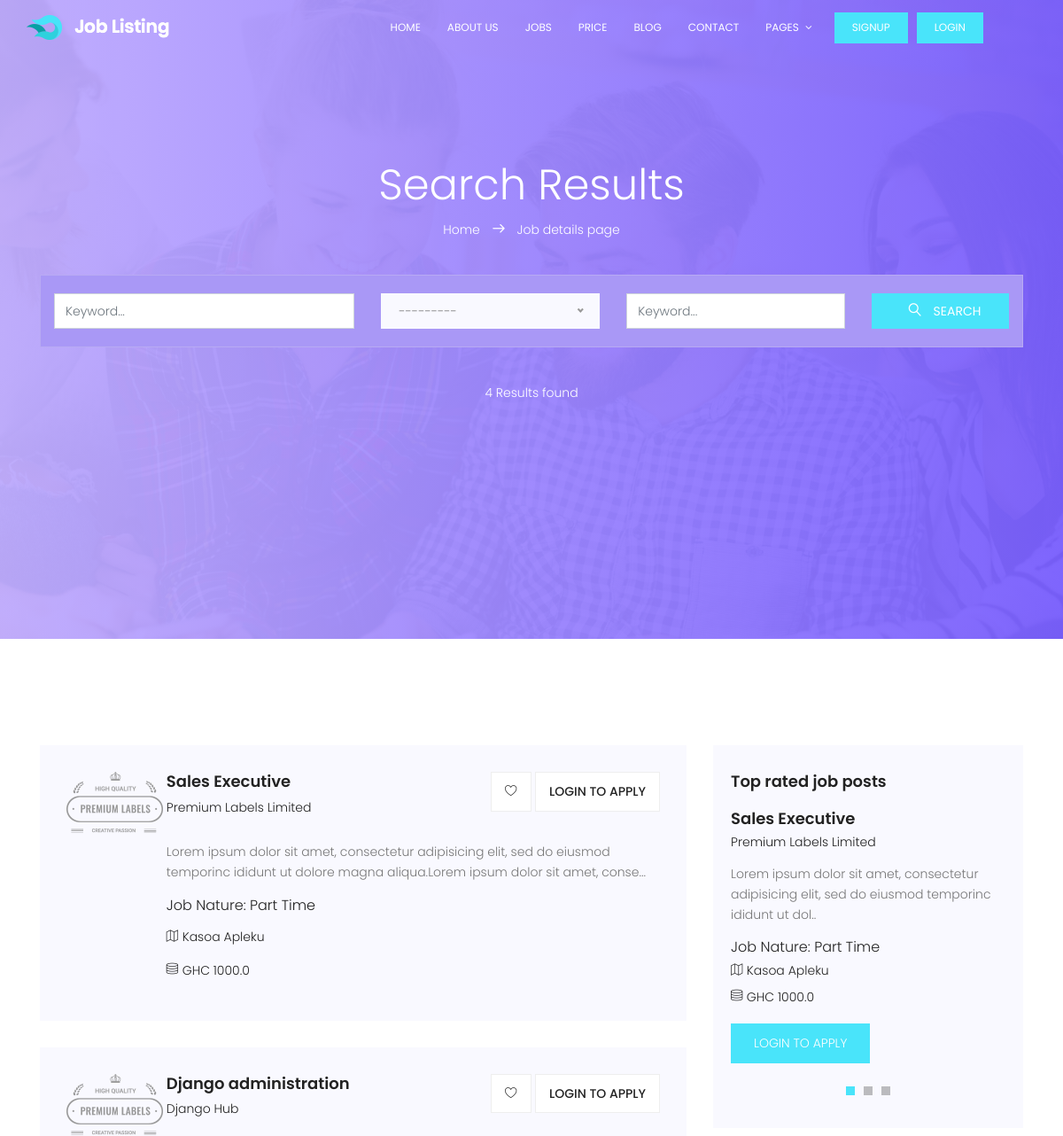
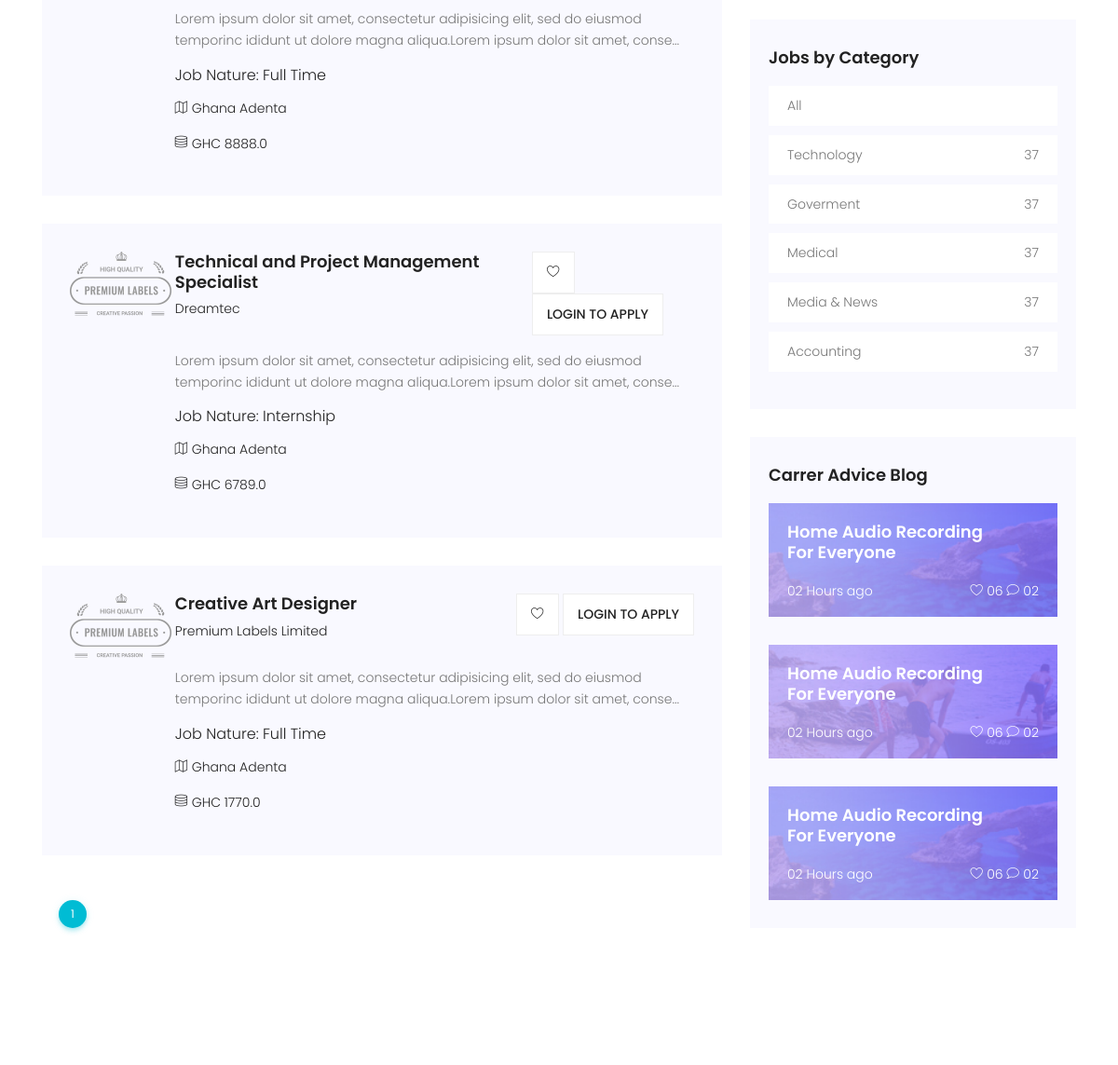
/jobs (upper part), run on an earlier commit of the app's database (2 pictures, top to bottom).
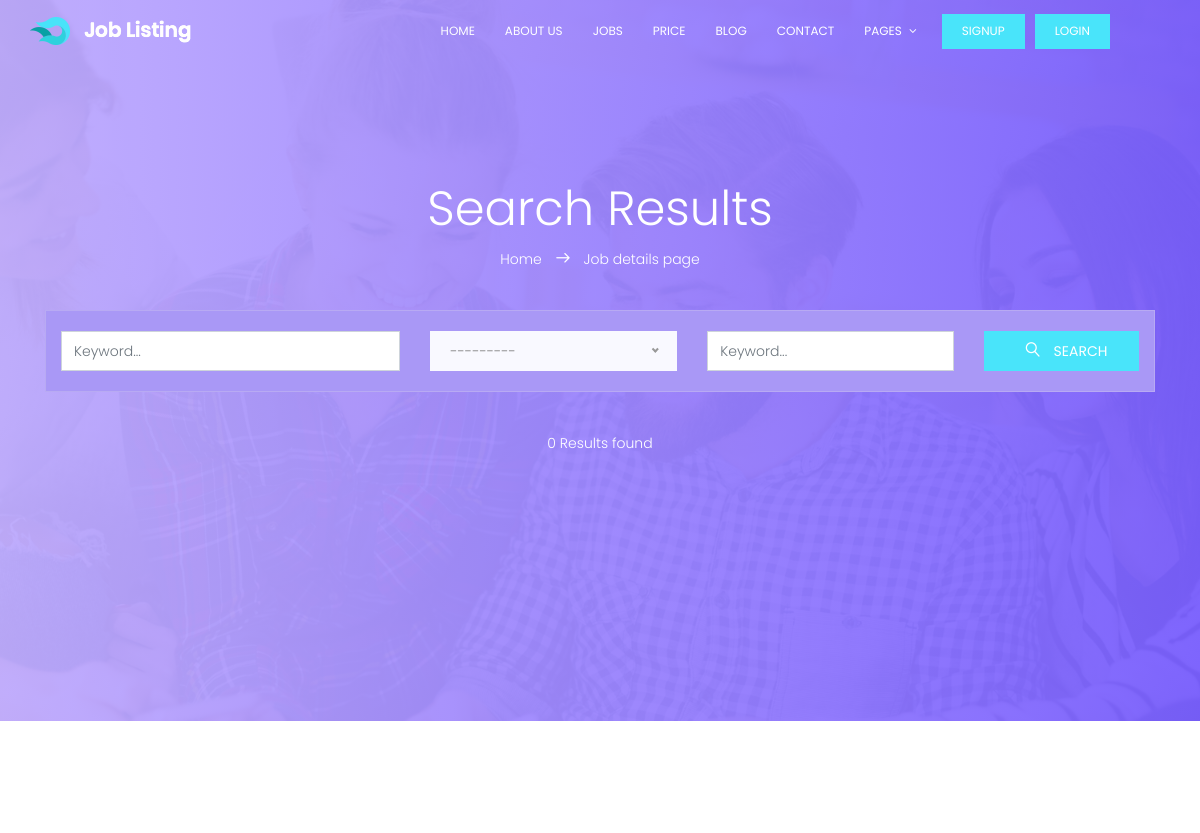
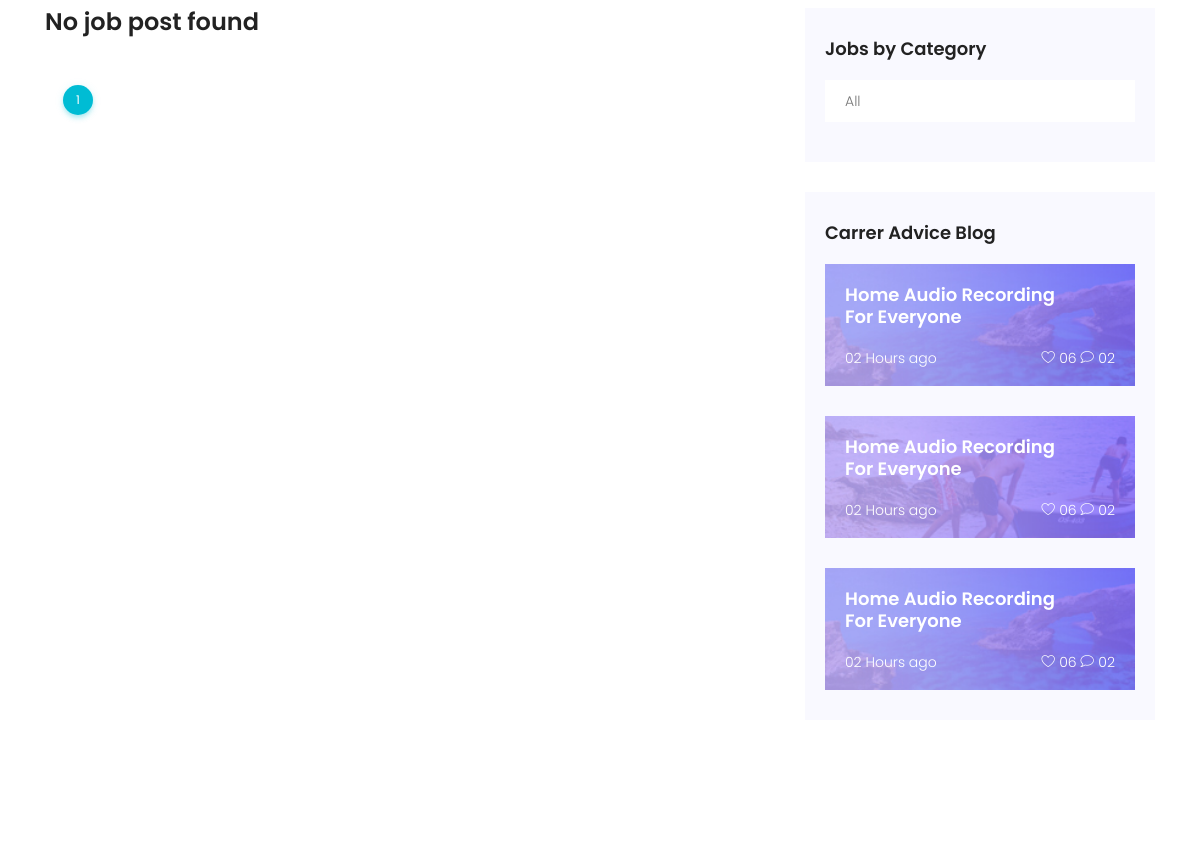
And on a later commit of the database (2 pictures, top to bottom).
### portal/models.py (models this page shows, shortened)
class Job(models.Model):
    company_name = models.CharField(max_length=200)
    job_title = models.CharField(max_length=200)
    company_email = models.EmailField(blank=True, null=True)
    thumbnail = models.ImageField(upload_to='jobs_img', blank=True, null=True)
    category = models.ForeignKey(
        Category, on_delete=models.CASCADE, default='Others')
    job_type = models.CharField(max_length=20, choices=_job_Type, default=1)
    description = RichTextField()
    location = models.CharField(max_length=150)
    salary = models.FloatField(blank=True, null=True)
    application_url = models.URLField(blank=True, null=True)
    slug = models.SlugField(blank=True, null=True)
    created = models.DateTimeField(auto_now_add=True)
    featured = models.BooleanField(default=False)
    approved = models.BooleanField(default=True)
    class Meta:
        ordering = ['-created']

class Category(models.Model):
    category = models.CharField(max_length=100)
    created = models.DateTimeField(auto_now_add=True)
    class Meta:
        verbose_name_plural = 'Categories'
        ordering = ['-id']
    def __str__(self):
        return self.category

### portal/views.py (the view)
# urls.py: path('jobs', jobs, name="jobs"),
def jobs(request):
    category = request.GET.get('category')
    if category == None:
        jobs = Job.objects.filter(approved=True).order_by('-created')
    else:
        jobs = Job.objects.filter(
            approved=True, category__category=category)
    filters = JobFilter(
        request.GET, queryset=Job.objects.filter(approved=True))
    jobs = filters.qs
    paginator = Paginator(jobs, 15)
    page_number = request.GET.get('page', 1)
    page_objects = paginator.get_page(page_number)
    context = {
        'jobs': jobs,
        'filters': filters,
        'page_objects': page_objects,
        'paginator': paginator
    }
    return render(request, 'portal/search.html', context)

### portal/context_processors.py (called while the page is built)
def Processors(request):
    jobs = Job.objects.filter(approved=True).order_by('-created')
    categories = Category.objects.all().order_by('-id')
    return {
        'categories': categories,
        'jobs':jobs
    }

### templates/portal/search.html (shortened to what the changed rows need)
{% extends 'base.html' %}
{% load static %}
{% block content %}
			<section class="banner-area relative" id="home">
				<div class="container">
					<div class="row search-page-top d-flex align-items-center justify-content-center">
						<div class="banner-content col-lg-12">
							<h1 class="text-white">
								Search Results
							</h1>
							<p class="text-white link-nav">
								<a href="{% url 'home' %}">Home </a> <span class="lnr lnr-arrow-right"></span> <a href="search.html"> Job details page</a>
							</p>
							<form action="" method="GET" class="serach-form-area">
								<div class="row justify-content-center form-wrap">
								</div>
							</form>
							<p class="text-white">{{paginator.count}} Results found</p>
						</div>
					</div>
				</div>
			</section>
			<section class="post-area section-gap">
				<div class="container">
					<div class="row justify-content-center d-flex">
						<div class="col-lg-8 post-list">
							{% for job in page_objects %}
							<div class="single-post d-flex flex-row">
								<div class="thumb">
									<img src="{% static 'img/post.png' %}" alt="">
								</div>
								<div class="details">
									<div class="title d-flex flex-row justify-content-between">
										<div class="titles">
											<a href="{% url 'detail' job.slug %}"><h4>{{job.job_title}}</h4></a>
											<h6>{{job.company_name}}</h6>
										</div>
										<ul class="btns">
											<li><a href="{% url 'detail' job.slug %}"><span class="lnr lnr-heart"></span></a></li>
											{% if request.user.is_authenticated %}
											<li><a href="{% url 'detail' job.slug %}">Apply</a></li>
											{% else %}
											<li><a href="">Login to apply</a></li>
											{% endif %}
										</ul>
									</div>
									<p>
									{{job.description|slice:":150"|safe}}...
									</p>
									<h5>Job Nature: {{job.job_type}}</h5>
									<p class="address"><span class="lnr lnr-map"></span> {{job.location}}</p>
									{% if job.salary %}
									<p class="address"><span class="lnr lnr-database"></span> GHC {{job.salary}}</p>
									{% endif %}
								</div>
							</div>
							{% empty %}
							<h3> No job post found </h4>
							{% endfor %}
							 <div class="container mt-5">
							 </div>
						</div>
						<div class="col-lg-4 sidebar">
							{% if jobs.count > 1 %}
							<div class="single-slidebar">
								<h4>Top rated job posts</h4>
								<div class="active-relatedjob-carusel">
								{% for job in jobs|slice:":4" %}
									{% if job.featured == True %}
										<div class="single-rated">
											<h4>{{job.job_title|title}}</h4>
											<h6>{{job.company_name}}</h6>
											<p>
											{{job.description|slice:":100"|safe}}..
											</p>
											<h5>Job Nature: {{job.job_type}}</h5>
											<p class="address"><span class="lnr lnr-map"></span> {{job.location}}</p>
											{% if job.salary %}
											<p class="address"><span class="lnr lnr-database"></span> GHC {{job.salary}}</p>
											{% endif %}
											{% if request.user.is_authenticated %}
											<a href="{% url 'detail' job.slug %}" class="btns text-uppercase">Apply job</a>
											{% else %}
											<a href="" class="btns text-uppercase">Login to apply</a>
											{% endif %}
										</div>
									{% endif %}
								{% endfor %}
								</div>
							</div>
							{% endif %}
							<div class="single-slidebar">
								<ul class="cat-list">
								{% for category in categories|slice:":10" %}
									<li>
									<a class="justify-content-between d-flex" href="{% url 'jobs' %}?category={{category.category}}">
									<p>{{category.category}}</p>
									<span>37</span>
									</a>
									</li>
								{% endfor %}
								</ul>
							</div>
						</div>
					</div>
				</div>
			</section>
{% endblock %}

What changed in the data, as far as the page shows it:
removed Job: job_title "Sales Executive", company_name "Premium Labels Limited", description "Lorem ipsum dolor sit amet, consectetur adipisicing elit, sed do eiusmod temporinc ididunt ut dolore magna aliqua.Lorem ipsum dolor sit amet, conse", job_type "Part Time", location "Kasoa Apleku", salary "1000.0", description "Lorem ipsum dolor sit amet, consectetur adipisicing elit, sed do eiusmod temporinc ididunt ut dol"
removed Job: job_title "Django administration", company_name "Django Hub", description "Lorem ipsum dolor sit amet, consectetur adipisicing elit, sed do eiusmod temporinc ididunt ut dolore magna aliqua.Lorem ipsum dolor sit amet, conse", job_type "Full Time", location "Ghana Adenta", salary "8888.0", shown under "Search Results"
removed Job: job_title "Technical and Project Management Specialist", company_name "Dreamtec", description "Lorem ipsum dolor sit amet, consectetur adipisicing elit, sed do eiusmod temporinc ididunt ut dolore magna aliqua.Lorem ipsum dolor sit amet, conse", job_type "Internship", location "Ghana Adenta", salary "6789.0", shown under "Search Results"
removed Job: job_title "Creative Art Designer", company_name "Premium Labels Limited", description "Lorem ipsum dolor sit amet, consectetur adipisicing elit, sed do eiusmod temporinc ididunt ut dolore magna aliqua.Lorem ipsum dolor sit amet, conse", job_type "Full Time", location "Ghana Adenta", salary "1770.0", shown under "Search Results"
removed Category: category "Technology"
removed Category: category "Goverment"
removed Category: category "Medical"
removed Category: category "Media & News"
removed Category: category "Accounting"
Also different on the page:
{{ paginator.count }}: "4" → "0"
text no longer shown: "Top rated job posts"
text now shown: "No job post found"
